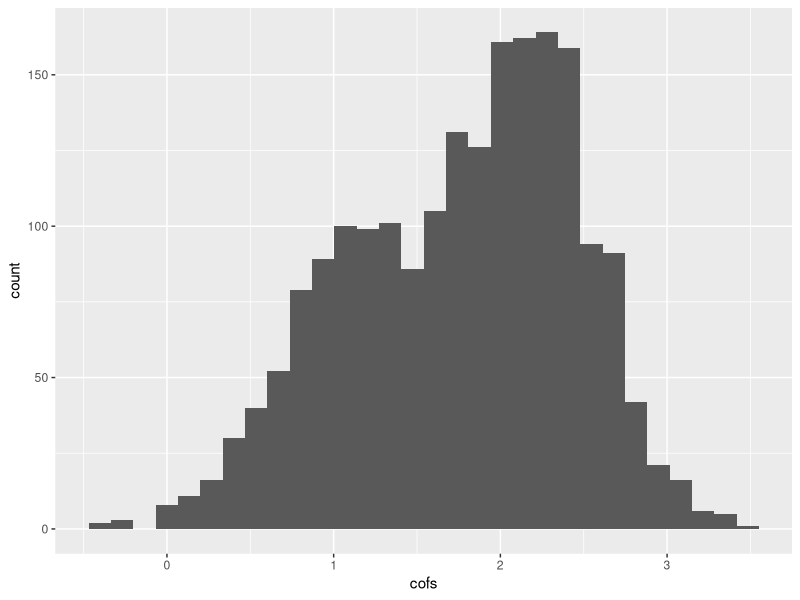

Reproduce this figure in R.
## ---- chunk 1

library(ggplot2)

## ---- chunk 2

set.seed(2126111)

cofs <- rep(NA,2000)
dropped <- rep(NA,2000)

for(i in 1:2000){
  x <- rnorm(100)
  trat <- 2*x + rnorm(100)
  trat  <- trat > 0
  y <- 1.5*trat + 0.5*x + rnorm(100,sd=2)
  reg <- lm(y ~ x + trat)
  p_val <- summary(reg)$coefficients[2,4] 
  if(p_val < 0.05){
    cofs[i] <- coef(reg)[3]
    dropped[i] <- 0
  } else {
    reg <- lm(y ~ trat)
    cofs[i] <- coef(reg)[2]
    dropped[i] <- 1
  }
}

## ---- chunk 3

cofs_df <- data.frame(cofs = cofs)

ggplot(cofs_df,aes(cofs)) + geom_histogram()

